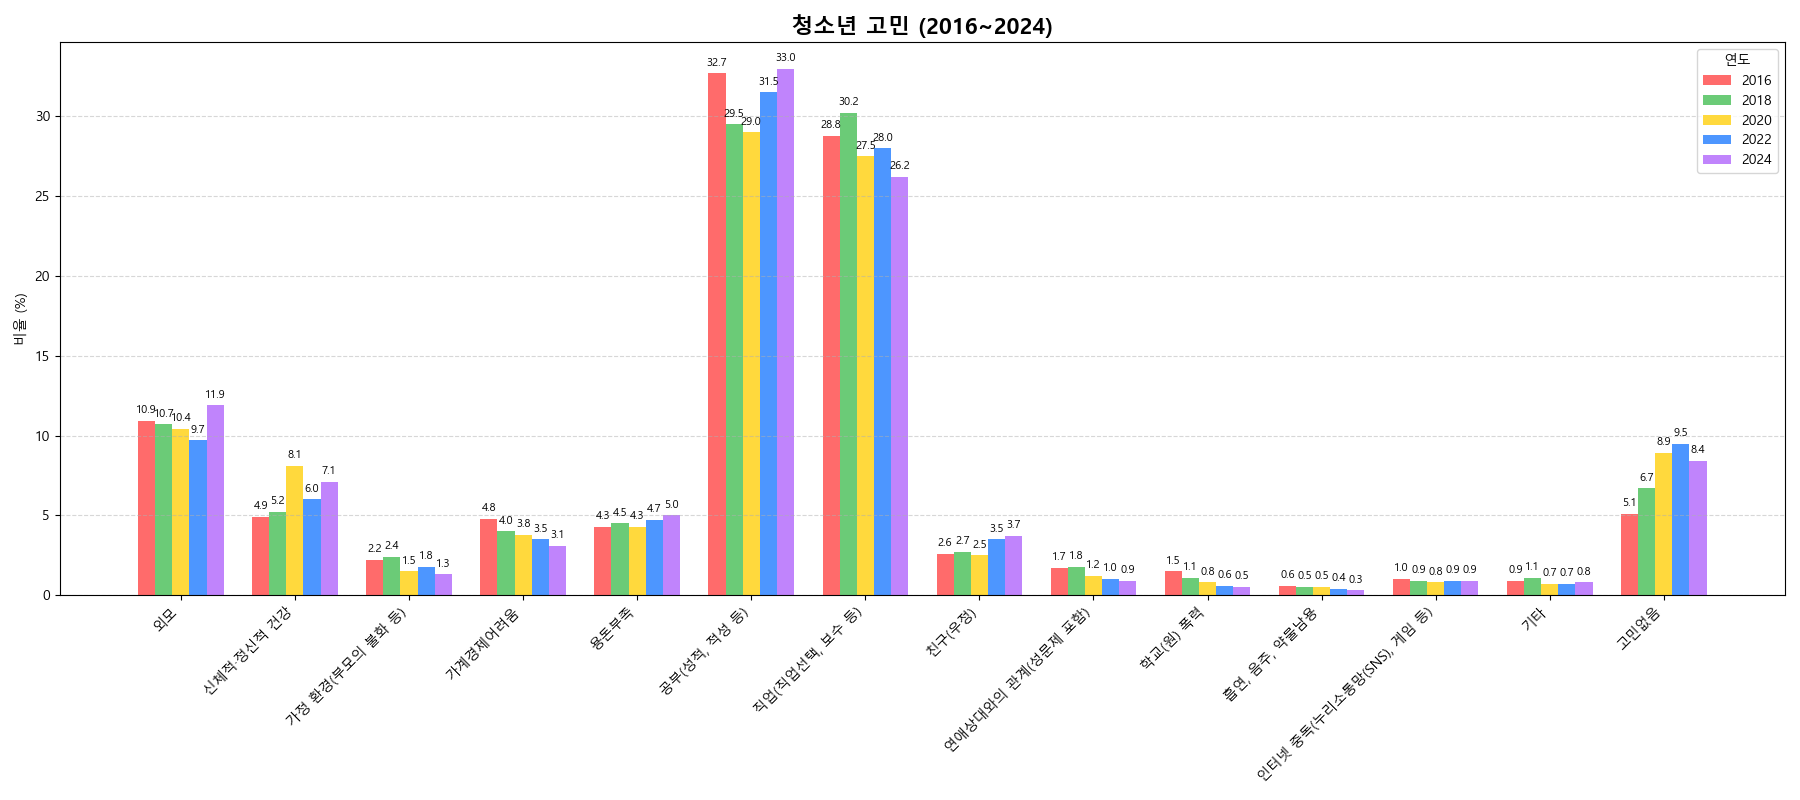

Source code (Python):
import matplotlib.pyplot as plt
import numpy as np

plt.rcParams['font.family'] = ['Malgun Gothic', 'AppleGothic', 'NanumGothic', 'sans-serif']
plt.rcParams['axes.unicode_minus'] = False

categories = [
    "외모", "신체적·정신적 건강", "가정 환경(부모의 불화 등)", "가계경제어려움", "용돈부족",
    "공부(성적, 적성 등)", "직업(직업선택, 보수 등)", "친구(우정)", "연애상대와의 관계(성문제 포함)",
    "학교(원) 폭력", "흡연, 음주, 약물남용", "인터넷 중독(누리소통망(SNS), 게임 등)", "기타", "고민없음"
]
years = ["2016", "2018", "2020", "2022", "2024"]
data = [
    [10.9, 10.7, 10.4, 9.7, 11.9],
    [4.9, 5.2, 8.1, 6.0, 7.1],
    [2.2, 2.4, 1.5, 1.8, 1.3],
    [4.8, 4.0, 3.8, 3.5, 3.1],
    [4.3, 4.5, 4.3, 4.7, 5.0],
    [32.7, 29.5, 29.0, 31.5, 33.0],
    [28.8, 30.2, 27.5, 28.0, 26.2],
    [2.6, 2.7, 2.5, 3.5, 3.7],
    [1.7, 1.8, 1.2, 1.0, 0.9],
    [1.5, 1.1, 0.8, 0.6, 0.5],
    [0.6, 0.5, 0.5, 0.4, 0.3],
    [1.0, 0.9, 0.8, 0.9, 0.9],
    [0.9, 1.1, 0.7, 0.7, 0.8],
    [5.1, 6.7, 8.9, 9.5, 8.4]
]

# 시각화
df = np.array(data)
bar_width = 0.15
x = np.arange(len(categories))
colors = ['#FF6B6B', '#6BCB77', '#FFD93D', '#4D96FF', '#C084FC']

plt.figure(figsize=(18, 8))
for i in range(len(years)):
    plt.bar(x + i * bar_width, df[:, i], width=bar_width, label=years[i], color=colors[i])

plt.xticks(x + bar_width * 2, categories, rotation=45, ha='right', fontsize=10)
plt.ylabel('비율 (%)')
plt.title('청소년 고민 (2016~2024)', fontsize=16, fontweight='bold')
plt.legend(title='연도', loc='upper right')
plt.grid(axis='y', linestyle='--', alpha=0.5)

# 수치 라벨 추가
for i in range(len(years)):
    for j in range(len(categories)):
        plt.text(x[j] + i * bar_width, df[j, i] + 0.3, f'{df[j, i]:.1f}', ha='center', va='bottom', fontsize=8)

plt.tight_layout()
plt.savefig('main_problem.png')
plt.show()
